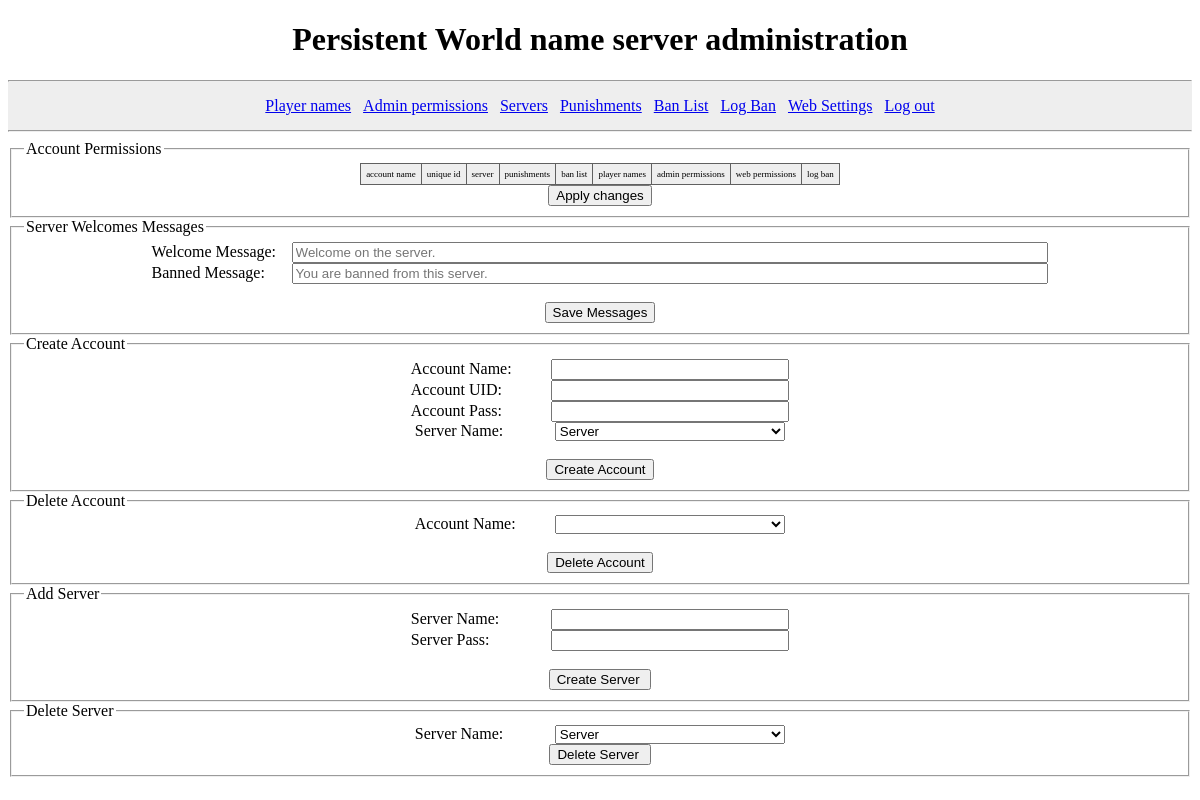
Page /?page=web_settings (signed in) on the committed database.
### tables this page shows
CREATE TABLE welcome_messages (
  id INT(2) UNSIGNED NOT NULL AUTO_INCREMENT,
  welcome_message VARCHAR(300),
  banned_message VARCHAR(300),
  server_id INT(5) NOT NULL,
  PRIMARY KEY (id)
);

### log_in.php (called while the page is built, shortened)
<?php
function check_log_in()
{
  if (isset($_POST["log_in"]))
  {
    $server_name = filter_input(INPUT_POST, "server_name", FILTER_SANITIZE_STRING, FILTER_FLAG_STRIP_LOW|FILTER_FLAG_STRIP_HIGH);
    $server_password = filter_input(INPUT_POST, "server_password", FILTER_SANITIZE_STRING, FILTER_FLAG_STRIP_LOW);
    if ($server_name && $server_password)
    {
      $server_name = mysql_real_escape_string($server_name);
      $server_password = mysql_real_escape_string($server_password);
      $result = mysql_query("SELECT id, name, server_id FROM web_accounts WHERE name = '$server_name' AND passwd = SHA1('$server_password');");
      if ($result && $row = mysql_fetch_assoc($result))
      {
        session_regenerate_id(true);
        $_SESSION["account_id"] = $row["id"];
        $_SESSION["account_name"] = $row["name"];
        $_SESSION["server_id"] = $row["server_id"];
        $_SESSION["time"] = time();
        return true;
      }
    }
    echo('<div class="database_error">Invalid server name or password.</div>');
  }
  else if (isset($_SESSION["account_id"], $_SESSION["account_name"], $_SESSION["time"]))
  {
    $current_time = time();
    if ($current_time - $_SESSION["time"] < 3600)
    {
      return true;
    }
    else session_destroy();
  }
  return false;
}
?>

### web_settings.php (the view, shortened to what this page needs)
<?php
function permissions_overview()
{
  echo("<fieldset><legend>Account Permissions</legend>");
  $count_result = mysql_query("SELECT id, name, unique_id, server_id, permission_pp, permission_bl, permission_pn, permission_ap, permission_wp, permission_lb FROM web_accounts WHERE id <> 1 LIMIT 1;");
  $field_count = mysql_num_fields($count_result);
  $current_uri = htmlspecialchars($_SERVER["REQUEST_URI"]);
  echo("<form action=\"$current_uri\" method=\"post\">");
  echo('<table class="database_view"><thead><tr><th>account name</th><th>unique id</th><th>server</th>');
  for ($i = pw_name_server_config::punishments_manager_first_field_no; $i < $field_count; ++$i)
  {
    $real_p_name = mysql_field_name($count_result, $i);
    if ($real_p_name == "permission_pp"){$real_p_name = "punishments";}elseif($real_p_name == "permission_bl"){$real_p_name = "ban list";}elseif($real_p_name == "permission_pn"){$real_p_name = "player names";}elseif($real_p_name == "permission_ap"){$real_p_name = "admin permissions";}elseif($real_p_name == "permission_wp"){$real_p_name = "web permissions";}elseif($real_p_name == "permission_lb"){$real_p_name = "log ban";}
    echo("<th>$real_p_name</th>");
  }
  echo("</tr></thead>\n<tbody>");
  echo("</tbody></table>\n");
  echo('<div class="database_actions"><input type="submit" name="apply" value="Apply changes"/></div>');
  echo("</form>\n");
  echo("</fieldset>");
}
function show_web_settings()
{
  permissions_overview();
  $row = mysql_fetch_array(mysql_query("SELECT * FROM welcome_messages;"));
  echo("<fieldset><legend>Server Welcomes Messages</legend>");
  echo("<form action=\"?page=web_settings\" method='post'>");
  echo('<center><label id="web_settings">Welcome Message: </label><input type="text" autocomplete="off" style="width: 65%;" name="msg_welcome" placeholder="' . $row[welcome_message] .'" /><br>');
  echo('<label id="web_settings">Banned Message: </label><input type="text" autocomplete="off" style="width: 65%" name="msg_banned" placeholder="' . $row[banned_message] .'" /><br><br>');
  echo("<input type=\"submit\" name=\"submit_butt_msg\" value=\"Save Messages\" /><br>");
  echo("</center></fieldset>");
  echo("<fieldset><legend>Create Account</legend>");
  echo("<form action=\"?page=web_settings\" method='post'>");
  echo("<center><label id=\"web_settings\">Account Name: </label><input type=\"text\" style=\"width: 20%;\" autocomplete=\"off\" name=\"acc_name_create\"  /><br>");
  echo("<label id=\"web_settings\">Account UID: </label><input type=\"text\" style=\"width: 20%;\" autocomplete=\"off\" name=\"acc_uid_create\"  /><br>");
  echo("<label id=\"web_settings\">Account Pass: </label><input type=\"password\" style=\"width: 20%;\" name=\"acc_pass_create\" /><br>");
  echo("<label id=\"web_settings\">Server Name: </label><select style=\"width: 20%;\" name=\"srv_id\">");
  $result = mysql_query("SELECT id, name FROM warband_servers;");
  while ($row = mysql_fetch_assoc($result)) echo("<option value=\"$row[id]\">$row[name]</option>");
  echo("</select><br><br>");
  echo("<input type=\"submit\" name=\"submit_butt_create\" value=\"Create Account\" /><br>");
  echo("</center></fieldset></form>");
  echo("<fieldset><legend>Delete Account</legend>");
  echo("<form action=\"?page=web_settings\" method='post'>");
  echo("<center><label id=\"web_settings\">Account Name: </label><select name=\"acc_name_del\" style=\"width: 20%;\">");
  echo("</select><br><br>");
  echo("<input type=\"submit\" name=\"submit_butt_del\" value=\"Delete Account\" /><br>");
  echo("</center></fieldset></form>");
  echo("<fieldset><legend>Add Server</legend>");
  echo("<form action=\"?page=web_settings\" method='post'>");
  echo("<center><label id=\"web_settings\">Server Name: </label><input type=\"text\" style=\"width: 20%;\" autocomplete=\"off\" name=\"srv_add_name\"><br>");
  echo("<label id=\"web_settings\">Server Pass: </label><input type=\"password\" style=\"width: 20%;\" autocomplete=\"off\" name=\"srv_add_passwd\"><br><br>");
  echo("<input type=\"submit\" name=\"submit_butt_srv_create\" value=\"Create Server \" /><br>");
  echo("</center></form></fieldset>");
  echo("<fieldset><legend>Delete Server</legend>");
  echo("<form action=\"?page=web_settings\" method='post'>");
  echo("<center><label id=\"web_settings\">Server Name: </label><select style=\"width: 20%;\" name=\"srv_id\">");
  $result = mysql_query("SELECT id, name FROM warband_servers;");
  while ($row = mysql_fetch_assoc($result)) echo("<option value=\"$row[id]\">$row[name]</option>");
  echo("</select><br>");
  echo("<input type=\"submit\" name=\"submit_butt_srv_delete\" value=\"Delete Server \" /><br>");
  echo("</center></form></fieldset>");
}
?>

### index.php (shortened to what this page needs)
<!DOCTYPE html PUBLIC "-//W3C//DTD XHTML 1.0 Strict//EN" "http://www.w3.org/TR/xhtml1/DTD/xhtml1-strict.dtd">
<html xmlns="http://www.w3.org/1999/xhtml" xml:lang="en" lang="en">
<head>
<link rel="stylesheet" type="text/css" href="main.css" />
</head>
<body>
<div id="header">
<h1>Persistent World name server administration</h1>
</div>
<div id="menu">
<hr/>
<a href="?page=player_names">Player names</a>
&nbsp;&nbsp;<a href="?page=admin_permissions">Admin permissions</a>
&nbsp;&nbsp;<a href="?page=servers">Servers</a>
&nbsp;&nbsp;<a href="?page=punishments">Punishments</a>
&nbsp;&nbsp;<a href="?page=ban_list">Ban List</a>
&nbsp;&nbsp;<a href="?page=log_ban">Log Ban</a>
&nbsp;&nbsp;<a href="?page=web_settings">Web Settings</a>
&nbsp;&nbsp;<a href="?page=log_out">Log out</a>
<hr/>
</div>
<div id="page">
<?php
$result = mysql_query("SELECT permission_pp, permission_bl, permission_pn, permission_ap, permission_wp, permission_lb FROM web_accounts WHERE id = '$_SESSION[account_id]';");
$row = mysql_fetch_array($result);
require("log_in.php");
if (!check_log_in())
{
  show_log_in();
}
else if (isset($_GET['page']))
{
  switch ($_GET['page'])
  {
  case 'web_settings':
    require("web_settings.php");
    if ($row['permission_wp']) { show_web_settings(); }
    else { echo('<div class="database_error">You do not have enough permissions to access this page.</div>'); }
    break;
  }
}
?>
</div>
</body>
</html>

### main.css (style rules this page uses)
#header { text-align: center; }
#menu { line-height: 2em; text-align: center; background-color: #eeeeee; }
.database_view { border: 1px solid #606060; border-collapse: collapse; overflow: scroll; text-align: center; margin-left: auto; margin-right: auto; }
.database_view th, td { font-size: xx-small; border: 1px solid #606060; padding: 5px; }
.database_view th { font-weight: normal; background-color: #eeeeee; }
div.database_actions { text-align: center; }
#web_settings { display: inline-block; width: 140px; text-align: left; }

### rows in the picture
welcome_messages: msg_welcome "Welcome on the server.", msg_banned "You are banned from this server."

### other values in the picture
$real_p_name "punishments"
$real_p_name "ban list"
$real_p_name "player names"
$real_p_name "admin permissions"
$real_p_name "web permissions"
$real_p_name "log ban"
form field srv_id "Server"
